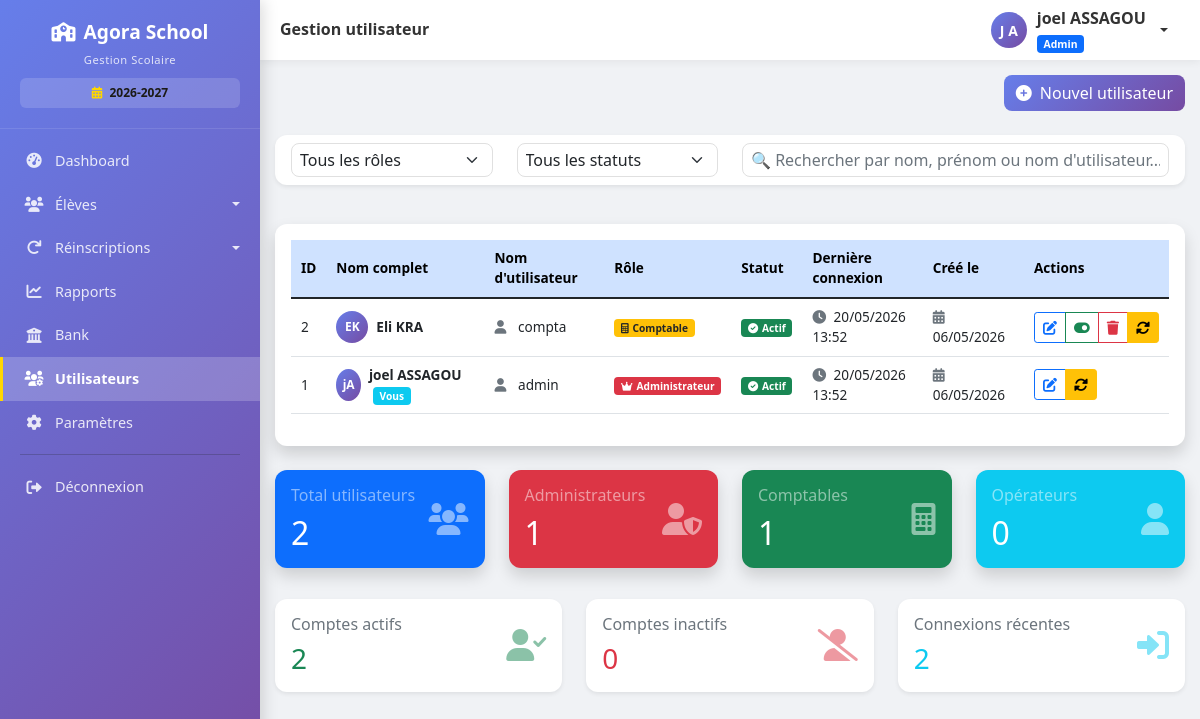
/utilisateurs (signed in), run on an earlier commit of the app's database.
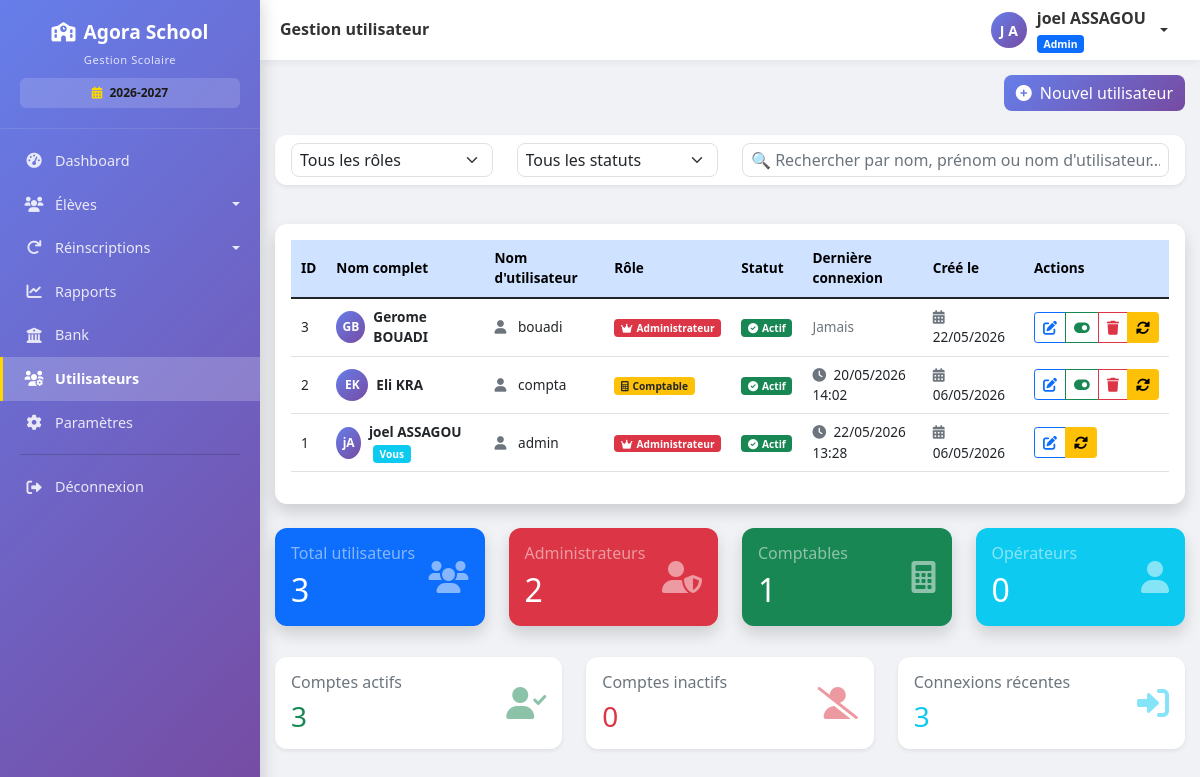
And on a later commit of the database.
### models.py (models this page shows, shortened)
class User(UserMixin, db.Model):
    __tablename__ = 'users'
    id = db.Column(db.Integer, primary_key=True)
    username = db.Column(db.String(80), unique=True, nullable=False, index=True)
    password_hash = db.Column(db.String(200), nullable=False)
    nom = db.Column(db.String(100), nullable=False)
    prenom = db.Column(db.String(100), nullable=False)
    role = db.Column(db.String(20), default='user')  # admin, comptable, user
    actif = db.Column(db.Boolean, default=True)
    created_at = db.Column(db.DateTime, default=datetime.utcnow)
    last_login = db.Column(db.DateTime, nullable=True)
    @property
    def nom_complet(self):
        return f"{self.prenom} {self.nom}"

### routes.py (the view)
@app.route('/utilisateurs')
@login_required
@admin_required
def liste_utilisateurs():
    utilisateurs = User.query.order_by(User.created_at.desc()).all()
    total_users = len(utilisateurs)
    total_admins = User.query.filter_by(role='admin').count()
    total_comptables = User.query.filter_by(role='comptable').count()
    total_users_simple = User.query.filter_by(role='user').count()
    total_actifs = User.query.filter_by(actif=True).count()
    return render_template('utilisateurs/liste.html',
                         utilisateurs=utilisateurs,
                         total_users=total_users,
                         total_admins=total_admins,
                         total_comptables=total_comptables,
                         total_users_simple=total_users_simple,
                         total_actifs=total_actifs)

### app.py (called while the page is built)
@app.after_request
def close_db_connection(response):
    try:
        db.session.close()
    except:
        pass
    return response

### routes.py (called while the page is built)
@login_manager.user_loader
def load_user(user_id):
    return User.query.get(int(user_id))

def admin_required(f):
    @wraps(f)
    def decorated_function(*args, **kwargs):
        if not current_user.is_authenticated or current_user.role != 'admin':
            flash('Accès réservé aux administrateurs', 'danger')
            return redirect(url_for('liste_eleves'))
        return f(*args, **kwargs)
    return decorated_function

### templates/utilisateurs/liste.html (shortened to what the changed rows need)
{% extends "base.html" %}
{% block content %}
<div class="card shadow">
    <div class="card-body">
        <div class="table-responsive">
            <table class="table table-hover" id="usersTable">
                <thead class="table-primary">
                    <tr>
                        <th>ID</th>
                        <th>Nom complet</th>
                        <th>Nom d'utilisateur</th>
                        <th>Rôle</th>
                        <th>Statut</th>
                        <th>Dernière connexion</th>
                        <th>Créé le</th>
                        <th>Actions</th>
                    </tr>
                </thead>
                <tbody>
                    {% for user in utilisateurs %}
                    <tr>
                        <td>{{ user.id }}</td>
                        <td>
                            <div class="d-flex align-items-center">
                                <div class="avatar-sm me-2">
                                    <span class="avatar-initials">{{ user.prenom[0] }}{{ user.nom[0] }}</span>
                                </div>
                                <div>
                                    <strong>{{ user.nom_complet }}</strong>
                                    {% if user.id == current_user.id %}
                                        <span class="badge bg-info ms-1">Vous</span>
                                    {% endif %}
                                </div>
                            </div>
                        </td>
                        <td>
                            <i class="fas fa-user me-2 text-muted"></i>
                            {{ user.username }}
                        </td>
                        <td>
                            {% if user.role == 'admin' %}
                                <span class="badge bg-danger">
                                    <i class="fas fa-crown me-1"></i>Administrateur
                                </span>
                            {% elif user.role == 'comptable' %}
                                <span class="badge bg-warning text-dark">
                                    <i class="fas fa-calculator me-1"></i>Comptable
                                </span>
                            {% else %}
                                <span class="badge bg-info">
                                    <i class="fas fa-user me-1"></i>Opérateur
                                </span>
                            {% endif %}
                        </td>
                        <td>
                            {% if user.actif %}
                                <span class="badge bg-success">
                                    <i class="fas fa-check-circle me-1"></i>Actif
                                </span>
                            {% else %}
                                <span class="badge bg-danger">
                                    <i class="fas fa-times-circle me-1"></i>Inactif
                                </span>
                            {% endif %}
                        </td>
                        <td>
                            {% if user.last_login %}
                                <i class="fas fa-clock me-1 text-muted"></i>
                                {{ user.last_login.strftime('%d/%m/%Y %H:%M') }}
                            {% else %}
                                <span class="text-muted">Jamais</span>
                            {% endif %}
                        </td>
                        <td>
                            <i class="fas fa-calendar-alt me-1 text-muted"></i>
                            {{ user.created_at.strftime('%d/%m/%Y') }}
                        </td>
                        <td>
                            <div class="btn-group btn-group-sm" role="group">
                                <a href="{{ url_for('modifier_utilisateur', user_id=user.id) }}"
                                   class="btn btn-outline-primary"
                                   data-bs-toggle="tooltip"
                                   title="Modifier">
                                    <i class="fas fa-edit"></i>
                                </a>
                                {% if user.id != current_user.id %}
                                <button type="button"
                                        class="btn btn-outline-{{ 'success' if user.actif else 'secondary' }}"
                                        onclick="toggleStatus({{ user.id }}, '{{ user.username }}', {{ user.actif|lower }})"
                                        data-bs-toggle="tooltip"
                                        title="{{ 'Désactiver' if user.actif else 'Activer' }}">
                                    <i class="fas fa-{{ 'toggle-on' if user.actif else 'toggle-off' }}"></i>
                                </button>
                                <button type="button"
                                        class="btn btn-outline-danger"
                                        onclick="confirmDelete({{ user.id }}, '{{ user.username }}')"
                                        data-bs-toggle="tooltip"
                                        title="Supprimer">
                                    <i class="fas fa-trash"></i>
                                </button>
                                {% endif %}
                                <a href="{{ url_for('reinitialiser_mot_de_passe', user_id=user.id) }}"
                                    class="btn btn-warning btn-sm"
                                    title="Réinitialiser le mot de passe"
                                    onclick="return confirm('Voulez-vous réinitialiser le mot de passe de {{ user.nom_complet }} ?')">
                                     <i class="fas fa-sync-alt"></i>
                                </a>
                            </div>
                        </td>
                    </tr>
                    {% endfor %}
                </tbody>
            </table>
        </div>
    </div>
</div>
<div class="row mt-4">
    <div class="col-md-3">
        <div class="card bg-primary text-white shadow">
            <div class="card-body">
                <div class="d-flex justify-content-between align-items-center">
                    <div>
                        <h6 class="card-title text-white-50">Total utilisateurs</h6>
                        <h2 class="mb-0">{{ utilisateurs|length }}</h2>
                    </div>
                </div>
            </div>
        </div>
    </div>
    <div class="col-md-3">
        <div class="card bg-danger text-white shadow">
            <div class="card-body">
                <div class="d-flex justify-content-between align-items-center">
                    <div>
                        <h6 class="card-title text-white-50">Administrateurs</h6>
                        <h2 class="mb-0">{{ utilisateurs|selectattr('role', 'equalto', 'admin')|list|length }}</h2>
                    </div>
                </div>
            </div>
        </div>
    </div>
    <div class="col-md-3">
        <div class="card bg-success text-white shadow">
            <div class="card-body">
                <div class="d-flex justify-content-between align-items-center">
                    <div>
                        <h2 class="mb-0">{{ utilisateurs|selectattr('role', 'equalto', 'comptable')|list|length }}</h2>
                    </div>
                </div>
            </div>
        </div>
    </div>
    <div class="col-md-3">
        <div class="card bg-info text-white shadow">
            <div class="card-body">
                <div class="d-flex justify-content-between align-items-center">
                    <div>
                        <h2 class="mb-0">{{ utilisateurs|selectattr('role', 'equalto', 'user')|list|length }}</h2>
                    </div>
                </div>
            </div>
        </div>
    </div>
</div>
<div class="row mt-3">
    <div class="col-md-4">
        <div class="card border-success shadow-sm">
            <div class="card-body">
                <div class="d-flex justify-content-between align-items-center">
                    <div>
                        <h6 class="text-muted">Comptes actifs</h6>
                        <h3 class="text-success mb-0">{{ utilisateurs|selectattr('actif', 'equalto', true)|list|length }}</h3>
                    </div>
                </div>
            </div>
        </div>
    </div>
    <div class="col-md-4">
        <div class="card border-info shadow-sm">
            <div class="card-body">
                <div class="d-flex justify-content-between align-items-center">
                    <div>
                        <h6 class="text-muted">Connexions récentes</h6>
                        <h3 class="text-info mb-0">{{ utilisateurs|selectattr('last_login', 'defined')|list|length }}</h3>
                    </div>
                </div>
            </div>
        </div>
    </div>
</div>
{% endblock %}

### templates/base.html (shortened to what the changed rows need)
<!DOCTYPE html>
<html lang="fr">
<head>
    <link href="https://cdn.jsdelivr.net/npm/bootstrap@5.1.3/dist/css/bootstrap.min.css" rel="stylesheet">
    <link rel="stylesheet" href="https://cdnjs.cloudflare.com/ajax/libs/font-awesome/6.0.0/css/all.min.css">
    <link href="https://cdn.datatables.net/1.11.5/css/dataTables.bootstrap5.min.css" rel="stylesheet">
</head>
<body>
    <div class="app-layout">
        <main class="main-area">
            {% if current_user.is_authenticated %}
            <header class="topbar">
                <div class="d-flex align-items-center gap-2">
                    <h5>{% block page_title %}Gestion utilisateur{% endblock %}</h5>
                </div>
                <div class="dropdown">
                    <a href="#" class="user-dropdown dropdown-toggle" data-bs-toggle="dropdown" aria-label="Menu utilisateur">
                        <div class="user-avatar">
                            {{ current_user.prenom[0]|upper if current_user.prenom else current_user.username[0]|upper }}
                            {{ current_user.nom[0]|upper if current_user.nom else '' }}
                        </div>
                        <div class="d-none d-md-block text-start">
                            <strong>{{ current_user.nom_complet or current_user.username }}</strong>
                            <div>
                                <span class="badge bg-{{ 'primary' if current_user.role == 'admin' else 'warning' if current_user.role == 'comptable' else 'info' }}"
                                      style="font-size:0.65rem;">
                                    {{ current_user.role|capitalize }}
                                </span>
                            </div>
                        </div>
                    </a>
                </div>
            </header>
            {% endif %}
            <div class="page-content" id="pageContent">
                {% block content %}{% endblock %}
            </div>
        </main>
    </div>
</body>
</html>

What changed in the data, as far as the page shows it:
changed User "joel ASSAGOU": last_login "20/05/2026 13:52" → "22/05/2026 13:28"
added User: id "3", prenom "G", nom "B", nom_complet "Gerome BOUADI", username "bouadi", role "admin" (drawn), actif True (drawn), shows "Jamais", created_at "22/05/2026"
changed User "Eli KRA": last_login "20/05/2026 13:52" → "20/05/2026 14:02"
Also different on the page:
{{ utilisateurs|length }}: "2" → "3"
{{ utilisateurs|selectattr('role', 'equalto', 'admin')|list|length }}: "1" → "2"
{{ utilisateurs|selectattr('actif', 'equalto', true)|list|length }}: "2" → "3"
{{ utilisateurs|selectattr('last_login', 'defined')|list|length }}: "2" → "3"
